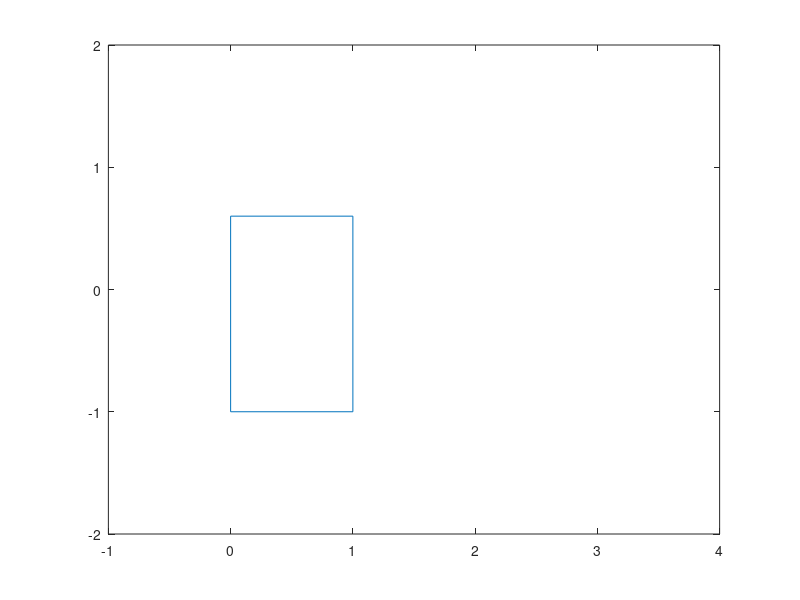

Write the MATLAB code that produced this figure.
close all

figure(1)
h = plot([0.5  2.1  2.1  0.5  0.5], [0.5  0.5  1.5  1.5  0.5]);
axis equal
xlim([-1 4])
ylim([-2 2])
for k1 = 1:24
    rotate(h, [0 0 1], 0.3*k1)
    refreshdata
    drawnow
end